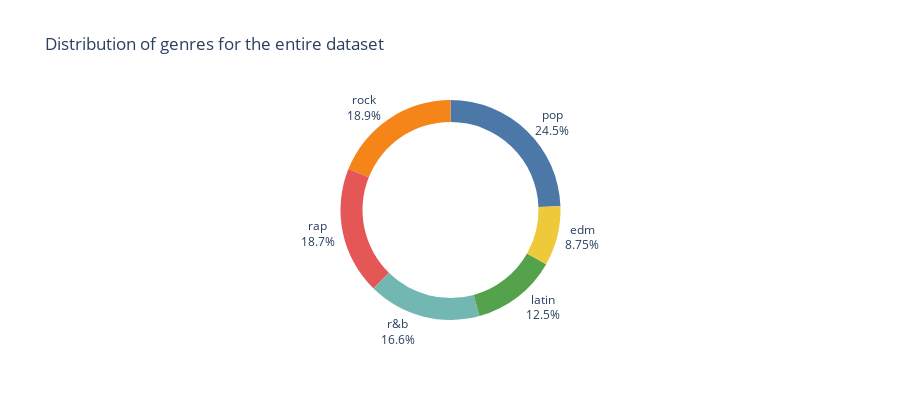

Source (notebook cell):
### Markdown cell above
# Part 1: All popular songs are the same

In part 1 we shall be performing the data story from the following perspective:

"Popular music sounds the same. Releasing music has become a cash grab, so everything follows a recipe for quick success. Songs nowadays are all loud, energetic and repetitive."

Our analysis begins by exploring the genre distribution in the entire dataset using a pie chart, to determine broad similarities and differences. Additionally, we utilize a second pie chart to examine the genre distribution specifically within the most popular songs (track_popularity rating of 90 or higher).

### Code cell
# Pie chart for the complete dataset
fig = px.pie(data,
             values = 'track_popularity',
             names='playlist_genre',
             title='Distribution of genres for the entire dataset',
             hole = 0.8,
             color_discrete_sequence = px.colors.qualitative.T10,)

fig.update_layout(showlegend=False,
                  height = 400,
                 )
fig.update_traces(textposition = 'outside',
                  textinfo='label+percent')
fig.show()

### Figure 1 — Plotly figure (JSON) as saved in the notebook; plotly's stock layout.template omitted (floating-point values rounded to 4 significant figures; data arrays with more than 128 entries replaced by an {"elided": "..."} marker saying what was removed)
{"data": [{"domain": {"x": [0, 1], "y": [0, 1]}, "hole": 0.8, "hovertemplate": "playlist_genre=%{label}<br>track_popularity=%{value}<extra></extra>", "labels": {"elided": "18454 str values"}, "legendgroup": "", "name": "", "showlegend": true, "textinfo": "label+percent", "textposition": "outside", "type": "pie", "values": {"elided": "18454 int values"}}], "layout": {"height": 400, "legend": {"tracegroupgap": 0}, "piecolorway": ["#4C78A8", "#F58518", "#E45756", "#72B7B2", "#54A24B", "#EECA3B", "#B279A2", "#FF9DA6", "#9D755D", "#BAB0AC"], "showlegend": false, "title": {"text": "Distribution of genres for the entire dataset"}}}
